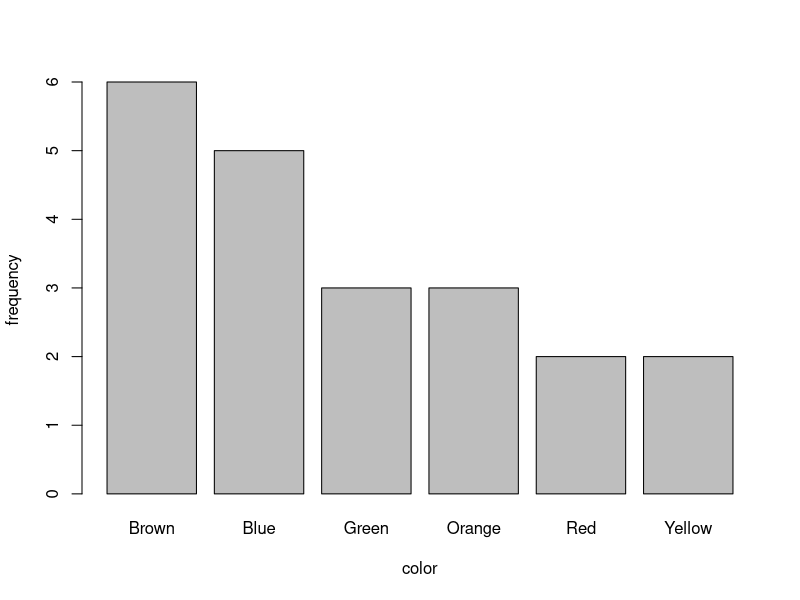

The R script that drew this image:
color<-c("Brown","Green","Brown","Blue","Red","Red","Green","Brown","Yellow","Orange","Green","Blue","Brown","Blue","Blue","Brown","Orange","Blue","Brown","Orange","Yellow")
color.frequency<-table(color)
barplot(color.frequency[order(color.frequency,decreasing = T)],ylab = "frequency",xlab = "color" )
#please zoom the plot to view the plot clearly
